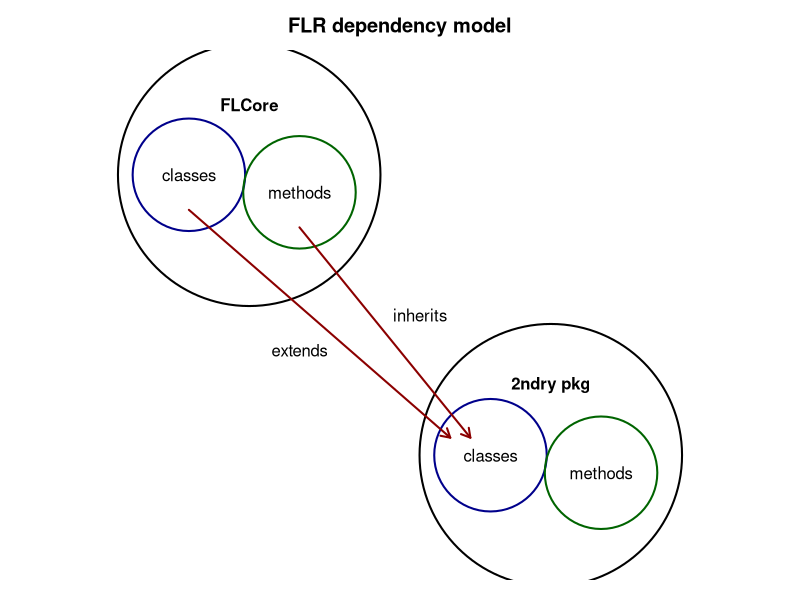

Here is the R script that generated this plot:
# code for plot about FLR dependency model
jpeg("flrdep.jpg", 500, 500, quality=100)
par(mai=c(0.2, 0.2, 0.5, 0.2))
plot(seq(1, 15, len=2)~seq(1, 8, len=2), type="n", xlab="", ylab="", main="FLR dependency model", axes=FALSE)
points(3, 12, pch=1, cex=35, lwd=2)
text(3, 14, "FLCore", font=2)
points(2.4, 12, pch=1, cex=15, col="darkblue", lwd=2)
text(2.4, 12, "classes")
points(3.5, 11.5, pch=1, cex=15, col="darkgreen", lwd=2)
text(3.5, 11.5, "methods")

points(6, 4, pch=1, cex=35, lwd=2)
text(6, 6, "2ndry pkg", font=2)
points(5.4, 4, pch=1, cex=15, col="darkblue", lwd=2)
text(5.4, 4, "classes")
points(6.5, 3.5, pch=1, cex=15, col="darkgreen", lwd=2)
text(6.5, 3.5, "methods")

arrows(2.4, 11, 5, 4.5, length=0.1, col="darkred", lwd=2) 
arrows(3.5, 10.5, 5.2, 4.5, length=0.1, col="darkred", lwd=2) 
text(3.5, 7, "extends")
text(4.7, 8, "inherits")
dev.off()

